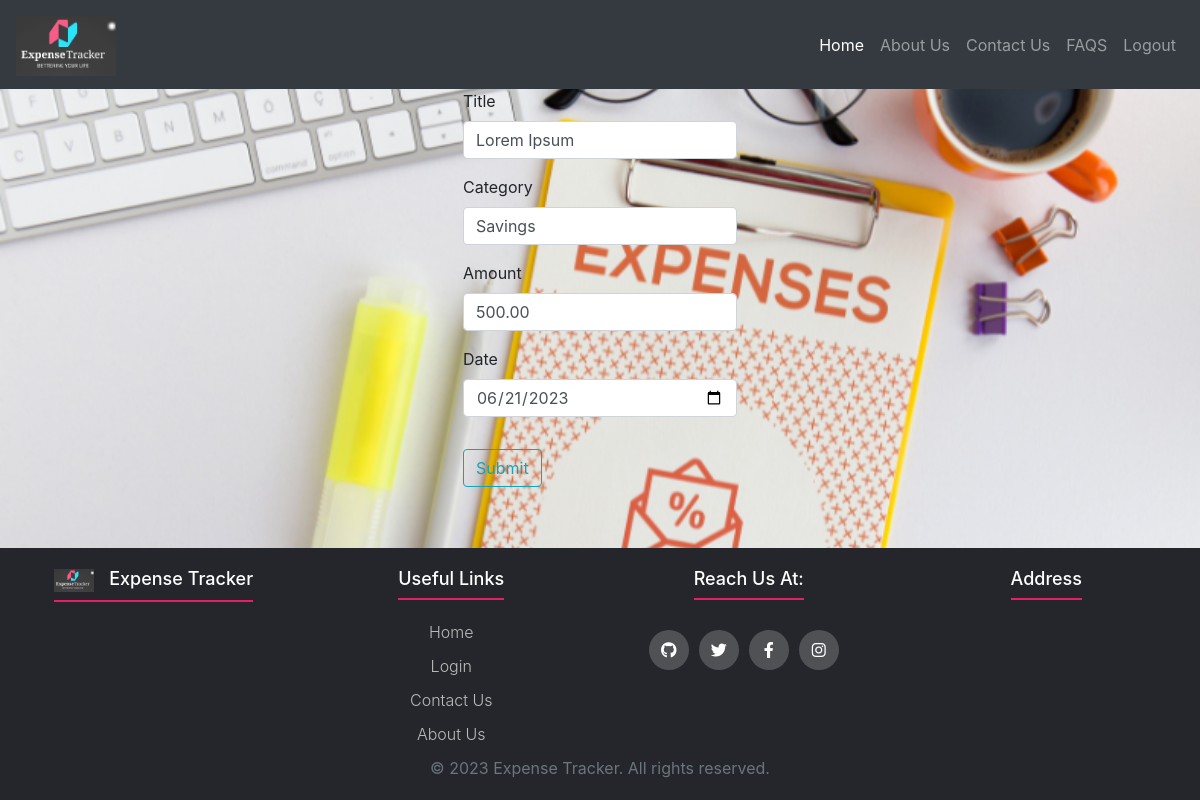
/update/1 (signed in), run on the app's committed database.
### models.py (models this page shows, shortened)
class Expense(db.Model):
    id = db.Column(db.Integer, primary_key=True)
    title = db.Column(db.String(50), nullable=False)
    category = db.Column(db.String(50), nullable=False)
    amount = db.Column(db.Float, nullable=False, default=0.0)
    date = db.Column(db.Date, nullable=False, default=datetime.utcnow)

### main.py (the view)
@main.route("/update/<int:expense_id>", methods=['GET', 'POST'])
@login_required
def update(expense_id):
    expense = Expense.query.get_or_404(expense_id)
    form = ExpenseForm()
    if form.validate_on_submit():
        expense.title = form.title.data
        expense.category = form.category.data
        expense.amount = form.amount.data
        expense.date = form.date.data
        db.session.commit()
        return redirect(url_for('main.expenses'))
    elif request.method == 'GET':
        form.title.data = expense.title
        form.category.data = expense.category
        form.amount.data = expense.amount
        form.date.data = expense.date
    return render_template('add.html', form=form, title='Edit Expense')

### forms.py (shortened to what this page needs)
class ExpenseForm(FlaskForm):
    title = StringField('Title', validators=[DataRequired()])
    category = StringField('Category', validators=[DataRequired()])
    amount = DecimalField('Amount', validators=[DataRequired()])
    date = DateField('Date')
    submit = SubmitField('Submit')

### __init__.py (called while the page is built)
def create_app():
    app = Flask(__name__) # creates the Flask instance, __name__ is
    app.config['SECRET_KEY'] = 'secret-key-goes-here' # it is used
    app.config['SQLALCHEMY_DATABASE_URI'] = 'sqlite:///db.sqlite'
    app.config['SQLALCHEMY_TRACK_MODIFICATIONS'] = False
    db.init_app(app) # Initialiaze sqlite database
    login_manager = LoginManager() # Create a Login Manager instance
    login_manager.login_view = 'auth.login' # define the redirection
    login_manager.init_app(app) # configure it for login
    from models import User
    @login_manager.user_loader
    def load_user(user_id): #reload user object from the user ID
        return User.query.get(int(user_id))
    from auth import auth as auth_blueprint
    app.register_blueprint(auth_blueprint)
    from main import main as main_blueprint
    app.register_blueprint(main_blueprint)
    return app

### templates/add.html (shortened to what this page needs)
{% extends "base.html"%}
{% block content%}
<div class="container content-section">
    <form method="POST">
        <fieldset class="form-group">
            <div class="form-group">
                {{ form.title.label(class="form-control-label") }}
                {{ form.title(class="form-control form-control") }}
            </div>
            <div class="form-group">
                {{ form.category.label(class="form-control-label") }}
                {{ form.category(class="form-control form-control") }}
            </div>
            <div class="form-group">
                {{ form.amount.label(class="form-control-label") }}
                {{ form.amount(class="form-control form-control") }}
            </div>
            <div class="form-group">
                {{ form.date.label(class="form-control-label") }}
                {{ form.date(class="form-control form-control") }}
            </div>
        </fieldset>
        <div class="form-group">
            {{ form.submit(class="btn btn-outline-info") }}
        </div>
    </form>
</div>
{% endblock content %}

### static/css/main.css (style rules this page uses)
* { padding: 0; margin: 0; text-decoration: none; list-style: none; box-sizing: border-box; }
body { margin: 0; padding: 0; font-family: sans-serif; background-image: url("/static/images/background.png"); background-size: cover; background-repeat: no-repeat; background-attachment: fixed; background-position: center; display: flex; flex-direction: column; min-height: 100vh; }
.container { display: flex; justify-content: center; flex-wrap: wrap; }

### data on the page
Expense: title "Lorem Ipsum", category "Savings", amount "500.00", date "06/21/2023"
